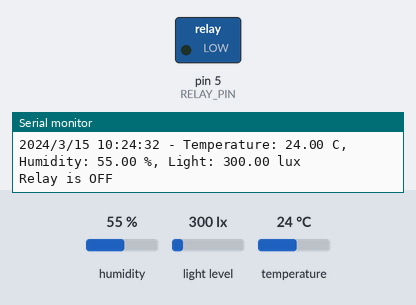
Simulated run of this sketch. Board: Arduino Uno, built with avr-gcc and run on an emulated ATmega328P. On the bench: switched loads named in the sketch (green lamp = pin HIGH), the last lines printed to the serial monitor. Inputs (shaded band) come from the test bench; at power-on: light level 300 lx, humidity 55 %, temperature 24 °C. The local clock reads 2024-03-15 10:24:30 at power-on unless the sketch sets it.

Above: at 2.2 s.
2.3 s: light level set to 277 lx
At 3.6 s:
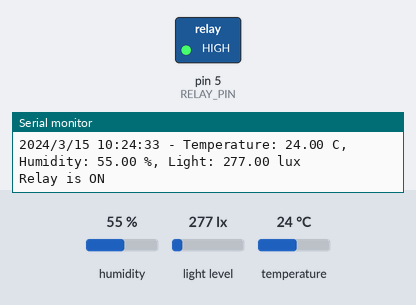
4.6 s: light level set to 500 lx
At 5.6 s:
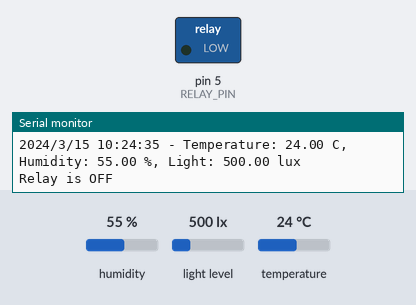
6.7 s: light level set to 40 lx
At 8.7 s:
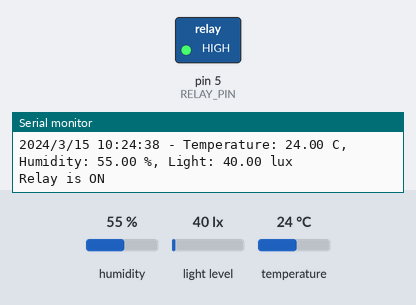
Timing chart, 0 to 10.2 s (numbered marks = the images above; inputs shaded):
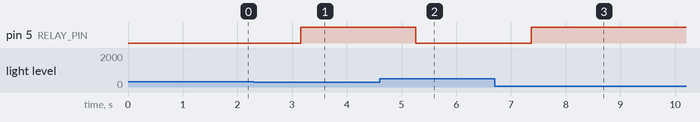

The sketch:

relay_havent_check.ino
```cpp
#include <Wire.h>
#include "SHTSensor.h"
#include "Adafruit_TSL2561_U.h"
#include "RTClib.h"

#define TSL2561_ADDR 0x39
#define RELAY_PIN 5 // Change this to the pin connected to your relay

//SHTSensor sht;
// To use a specific sensor instead of probing the bus use this command:
SHTSensor sht(SHTSensor::SHTC1);
Adafruit_TSL2561_Unified tsl = Adafruit_TSL2561_Unified(TSL2561_ADDR, 12345);
RTC_DS3231 rtc;

void setup() {
  Wire.begin();
  Serial.begin(9600);
  delay(1000); // let serial console settle

  if (!sht.init()) {
    Serial.println("SHT init(): failed");
    while (1);
  }
  if (!tsl.begin()) {
    Serial.println("TSL2561 init(): failed");
    while (1);
  }
  if (! rtc.begin()) {
    Serial.println("RTC init(): failed");
    while (1);
  }

  pinMode(RELAY_PIN, OUTPUT); // Set the relay pin as output

  sht.setAccuracy(SHTSensor::SHT_ACCURACY_MEDIUM); // only supported by SHT3x
  tsl.enableAutoRange(true);
  tsl.setIntegrationTime(TSL2561_INTEGRATIONTIME_13MS);
}

void loop() {
  if (sht.readSample()) {
    sensors_event_t event;
    tsl.getEvent(&event);

    DateTime now = rtc.now();

    Serial.print(now.year(), DEC);
    Serial.print('/');
    Serial.print(now.month(), DEC);
    Serial.print('/');
    Serial.print(now.day(), DEC);
    Serial.print(" ");
    Serial.print(now.hour(), DEC);
    Serial.print(':');
    Serial.print(now.minute(), DEC);
    Serial.print(':');
    Serial.print(now.second(), DEC);
    Serial.print(" - Temperature: ");
    Serial.print(sht.getTemperature(), 2);
    Serial.print(" C, Humidity: ");
    Serial.print(sht.getHumidity(), 2);
    Serial.print(" %, Light: ");
    Serial.print(event.light);
    Serial.println(" lux");

    // Check if the current time is between 8:00 and 17:00
    if(now.hour() >= 8 && now.hour() < 17) {
      if(event.light < 300) {
        digitalWrite(RELAY_PIN, HIGH); // Turn on the relay
        Serial.println("Relay is ON");
      } else {
        digitalWrite(RELAY_PIN, LOW); // Turn off the relay
        Serial.println("Relay is OFF");
      }
    } else {
      digitalWrite(RELAY_PIN, LOW); // Turn off the relay
      Serial.println("Relay is OFF");
    }
  } else {
    Serial.println("Error in readSample()");
  }

  delay(1000);
}
```

Measured:
- the behaviour switches between 300 and 299 lx on light level (found by bisection; images 0 and 1)
- after the input at 2.3 s, pin 5 (RELAY_PIN): LOW → HIGH after 0.85 s
- after the input at 4.6 s, pin 5 (RELAY_PIN): HIGH → LOW after 0.66 s
- after the input at 6.7 s, pin 5 (RELAY_PIN): LOW → HIGH after 0.67 s
